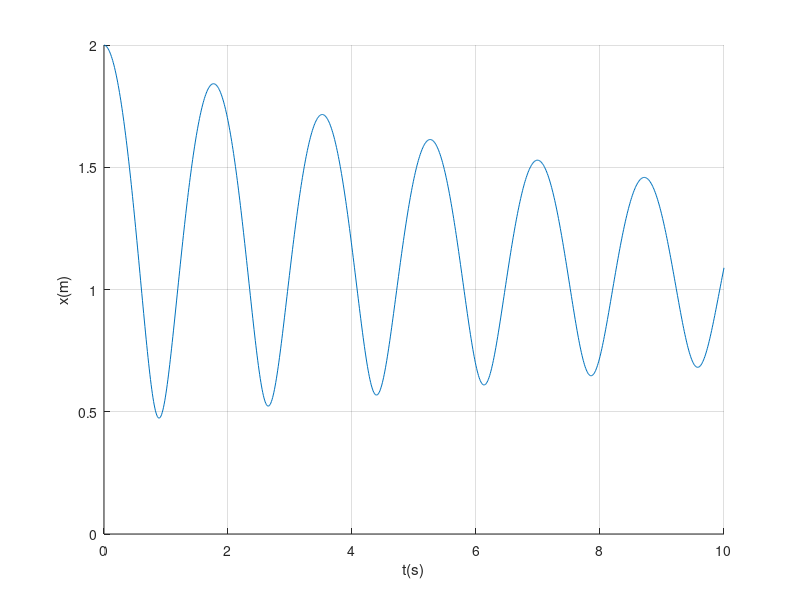

Here is the MATLAB script that generated this plot:
hold on; grid on;

kappa = 1.4;
g = 9.81;

h = 0.01;
t = 0:h:10;

y = zeros (2,length(t));
y(1,1) = 2;
y(2,1) = 0;

f = @(Y) [Y(2);g*(Y(1)^(-kappa) - 1)];

opt = optimset('Display','off','TolFun',1e-8);

for i = 1:(length(t) - 1)
    
    r = @(ynext) (y(:,i) + h*feval(f, ynext) - ynext);
    y(:,i+1) = fsolve(r, y(:,i), opt);
    
end

plot(t,y(1,:));
xlabel('t(s)');
ylabel('x(m)');
